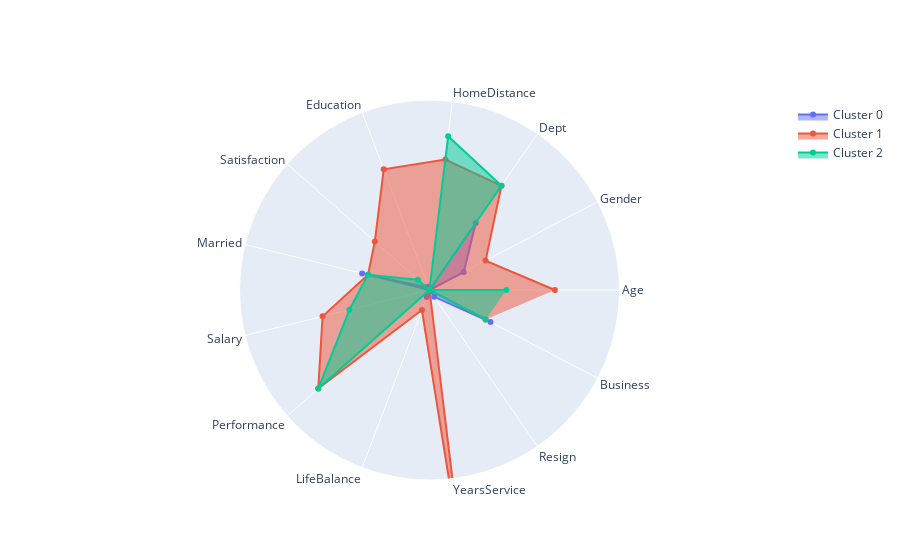

Notebook code cell kept with this figure:
### Markdown cell above
##### X

### Code cell
model = MeanShift(bandwidth=3.2)

# Fit model to samples
model.fit(X)
clusters=model.labels_
# Append score
print(silhouette_score(X,clusters))
radarChart(model,X,radarRange=3)

### Figure 1 — Plotly figure (JSON) as saved in the notebook; plotly's stock layout.template omitted (floating-point values rounded to 4 significant figures)
{"data": [{"fill": "toself", "name": "Cluster 0", "r": [-0.125, 0.6099, 1.286, -0.1675, 0.05453, 0.06831, 1.096, -0.1073, -0.4113, 0.1184, -0.1959, 0.1304, 1.088], "theta": ["Age", "Gender", "Dept", "HomeDistance", "Education", "Satisfaction", "Married", "Salary", "Performance", "LifeBalance", "YearsService", "Resign", "Business"], "type": "scatterpolar"}, {"fill": "toself", "name": "Cluster 1", "r": [1.979, 1, 2, 2.074, 2.039, 1.153, 1, 1.739, 2.346, 0.3381, 4.464, 0, 1], "theta": ["Age", "Gender", "Dept", "HomeDistance", "Education", "Satisfaction", "Married", "Salary", "Performance", "LifeBalance", "YearsService", "Resign", "Business"], "type": "scatterpolar"}, {"fill": "toself", "name": "Cluster 2", "r": [1.213, 0, 2, 2.444, -1.868, 0.2462, 1, 1.302, 2.346, -2.494, -1.155, 0, 1], "theta": ["Age", "Gender", "Dept", "HomeDistance", "Education", "Satisfaction", "Married", "Salary", "Performance", "LifeBalance", "YearsService", "Resign", "Business"], "type": "scatterpolar"}], "layout": {"polar": {"radialaxis": {"range": [0, 3], "visible": false}}, "showlegend": true}}
